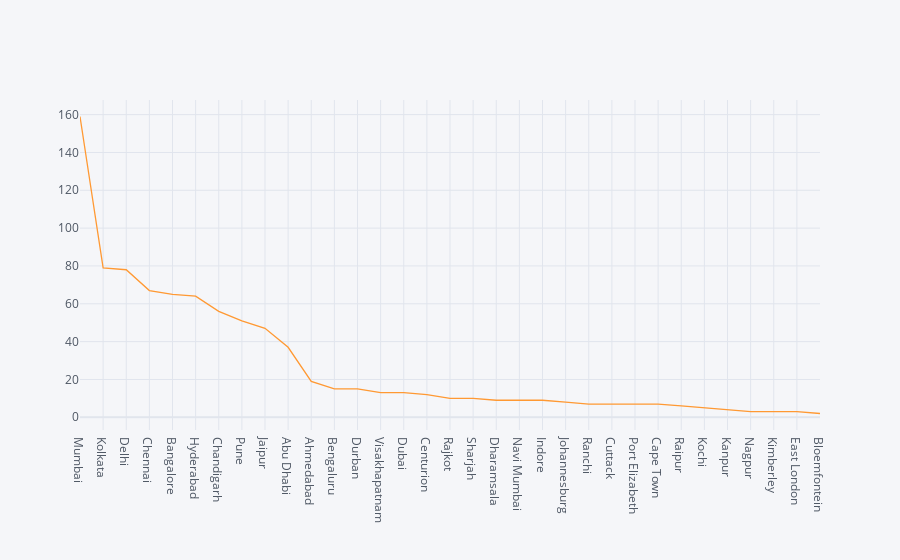

The code cell stored with this chart in its notebook:
### Markdown cell above
# Data Visualization

### Code cell
matches['City'].value_counts().iplot()

### Figure 1 — Plotly figure (JSON) as saved in the notebook; plotly's stock layout.template omitted (floating-point values rounded to 4 significant figures)
{"data": [{"line": {"color": "rgba(255, 153, 51, 1.0)", "dash": "solid", "shape": "linear", "width": 1.3}, "mode": "lines", "name": "City", "text": "", "type": "scatter", "x": ["Mumbai", "Kolkata", "Delhi", "Chennai", "Bangalore", "Hyderabad", "Chandigarh", "Pune", "Jaipur", "Abu Dhabi", "Ahmedabad", "Bengaluru", "Durban", "Visakhapatnam", "Dubai", "Centurion", "Rajkot", "Sharjah", "Dharamsala", "Navi Mumbai", "Indore", "Johannesburg", "Ranchi", "Cuttack", "Port Elizabeth", "Cape Town", "Raipur", "Kochi", "Kanpur", "Nagpur", "Kimberley", "East London", "Bloemfontein"], "y": [159, 79, 78, 67, 65, 64, 56, 51, 47, 37, 19, 15, 15, 13, 13, 12, 10, 10, 9, 9, 9, 8, 7, 7, 7, 7, 6, 5, 4, 3, 3, 3, 2]}], "layout": {"legend": {"bgcolor": "#F5F6F9", "font": {"color": "#4D5663"}}, "paper_bgcolor": "#F5F6F9", "plot_bgcolor": "#F5F6F9", "title": {"font": {"color": "#4D5663"}}, "xaxis": {"gridcolor": "#E1E5ED", "showgrid": true, "tickfont": {"color": "#4D5663"}, "title": {"font": {"color": "#4D5663"}, "text": ""}, "zerolinecolor": "#E1E5ED"}, "yaxis": {"gridcolor": "#E1E5ED", "showgrid": true, "tickfont": {"color": "#4D5663"}, "title": {"font": {"color": "#4D5663"}, "text": ""}, "zerolinecolor": "#E1E5ED"}}}
